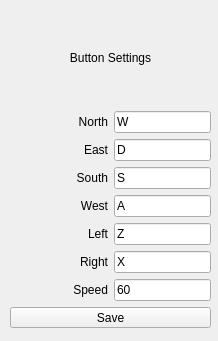
<?xml version="1.0" encoding="UTF-8"?>
<ui version="4.0">
 <class>settingspopup</class>
 <widget class="QWidget" name="settingspopup">
  <property name="geometry">
   <rect>
    <x>0</x>
    <y>0</y>
    <width>218</width>
    <height>341</height>
   </rect>
  </property>
  <property name="windowTitle">
   <string>Control Map</string>
  </property>
  <widget class="QWidget" name="verticalLayoutWidget_3">
   <property name="geometry">
    <rect>
     <x>10</x>
     <y>10</y>
     <width>201</width>
     <height>318</height>
    </rect>
   </property>
   <layout class="QVBoxLayout" name="verticalLayout" stretch="0,1,0">
    <item>
     <widget class="QLabel" name="titleLabel">
      <property name="text">
       <string>Button Settings</string>
      </property>
      <property name="alignment">
       <set>Qt::AlignCenter</set>
      </property>
     </widget>
    </item>
    <item>
     <layout class="QHBoxLayout" name="horizontalLayout" stretch="1,1">
      <item>
       <layout class="QVBoxLayout" name="labelsVerticalLayout">
        <item>
         <widget class="QLabel" name="northLabel">
          <property name="text">
           <string>North</string>
          </property>
          <property name="alignment">
           <set>Qt::AlignRight|Qt::AlignTrailing|Qt::AlignVCenter</set>
          </property>
         </widget>
        </item>
        <item>
         <widget class="QLabel" name="eastLabel">
          <property name="text">
           <string>East</string>
          </property>
          <property name="alignment">
           <set>Qt::AlignRight|Qt::AlignTrailing|Qt::AlignVCenter</set>
          </property>
         </widget>
        </item>
        <item>
         <widget class="QLabel" name="southLabel">
          <property name="text">
           <string>South</string>
          </property>
          <property name="alignment">
           <set>Qt::AlignRight|Qt::AlignTrailing|Qt::AlignVCenter</set>
          </property>
         </widget>
        </item>
        <item>
         <widget class="QLabel" name="westLabel">
          <property name="text">
           <string>West</string>
          </property>
          <property name="alignment">
           <set>Qt::AlignRight|Qt::AlignTrailing|Qt::AlignVCenter</set>
          </property>
         </widget>
        </item>
        <item>
         <widget class="QLabel" name="leftLabel">
          <property name="text">
           <string>Left</string>
          </property>
          <property name="alignment">
           <set>Qt::AlignRight|Qt::AlignTrailing|Qt::AlignVCenter</set>
          </property>
         </widget>
        </item>
        <item>
         <widget class="QLabel" name="rightLabel">
          <property name="text">
           <string>Right</string>
          </property>
          <property name="alignment">
           <set>Qt::AlignRight|Qt::AlignTrailing|Qt::AlignVCenter</set>
          </property>
         </widget>
        </item>
        <item>
         <widget class="QLabel" name="speedLabel">
          <property name="text">
           <string>Speed</string>
          </property>
          <property name="alignment">
           <set>Qt::AlignRight|Qt::AlignTrailing|Qt::AlignVCenter</set>
          </property>
         </widget>
        </item>
       </layout>
      </item>
      <item>
       <layout class="QVBoxLayout" name="buttonsVerticalLayout">
        <item>
         <widget class="QLineEdit" name="northLineEdit">
          <property name="text">
           <string>W</string>
          </property>
         </widget>
        </item>
        <item>
         <widget class="QLineEdit" name="eastLineEdit">
          <property name="text">
           <string>D</string>
          </property>
         </widget>
        </item>
        <item>
         <widget class="QLineEdit" name="southLineEdit">
          <property name="text">
           <string>S</string>
          </property>
         </widget>
        </item>
        <item>
         <widget class="QLineEdit" name="westLineEdit">
          <property name="text">
           <string>A</string>
          </property>
         </widget>
        </item>
        <item>
         <widget class="QLineEdit" name="leftLineEdit">
          <property name="text">
           <string>Z</string>
          </property>
         </widget>
        </item>
        <item>
         <widget class="QLineEdit" name="rightLineEdit">
          <property name="text">
           <string>X</string>
          </property>
         </widget>
        </item>
        <item>
         <widget class="QLineEdit" name="speedLineEdit">
          <property name="text">
           <string>60</string>
          </property>
         </widget>
        </item>
       </layout>
      </item>
     </layout>
    </item>
    <item>
     <widget class="QToolButton" name="saveButton">
      <property name="sizePolicy">
       <sizepolicy hsizetype="Ignored" vsizetype="Maximum">
        <horstretch>0</horstretch>
        <verstretch>0</verstretch>
       </sizepolicy>
      </property>
      <property name="text">
       <string>Save</string>
      </property>
     </widget>
    </item>
   </layout>
  </widget>
 </widget>
 <resources/>
 <connections/>
</ui>
